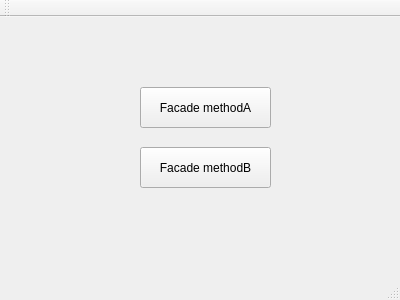
<?xml version="1.0" encoding="UTF-8"?>
<ui version="4.0">
 <class>MainWindow</class>
 <widget class="QMainWindow" name="MainWindow">
  <property name="geometry">
   <rect>
    <x>0</x>
    <y>0</y>
    <width>400</width>
    <height>300</height>
   </rect>
  </property>
  <property name="windowTitle">
   <string>MainWindow</string>
  </property>
  <widget class="QWidget" name="centralWidget">
   <widget class="QPushButton" name="pushButton">
    <property name="geometry">
     <rect>
      <x>140</x>
      <y>70</y>
      <width>131</width>
      <height>41</height>
     </rect>
    </property>
    <property name="text">
     <string>Facade methodA</string>
    </property>
   </widget>
   <widget class="QPushButton" name="pushButton_2">
    <property name="geometry">
     <rect>
      <x>140</x>
      <y>130</y>
      <width>131</width>
      <height>41</height>
     </rect>
    </property>
    <property name="text">
     <string>Facade methodB</string>
    </property>
   </widget>
  </widget>
  <widget class="QMenuBar" name="menuBar">
   <property name="geometry">
    <rect>
     <x>0</x>
     <y>0</y>
     <width>400</width>
     <height>23</height>
    </rect>
   </property>
  </widget>
  <widget class="QToolBar" name="mainToolBar">
   <attribute name="toolBarArea">
    <enum>TopToolBarArea</enum>
   </attribute>
   <attribute name="toolBarBreak">
    <bool>false</bool>
   </attribute>
  </widget>
  <widget class="QStatusBar" name="statusBar"/>
 </widget>
 <layoutdefault spacing="6" margin="11"/>
 <resources/>
 <connections/>
</ui>
